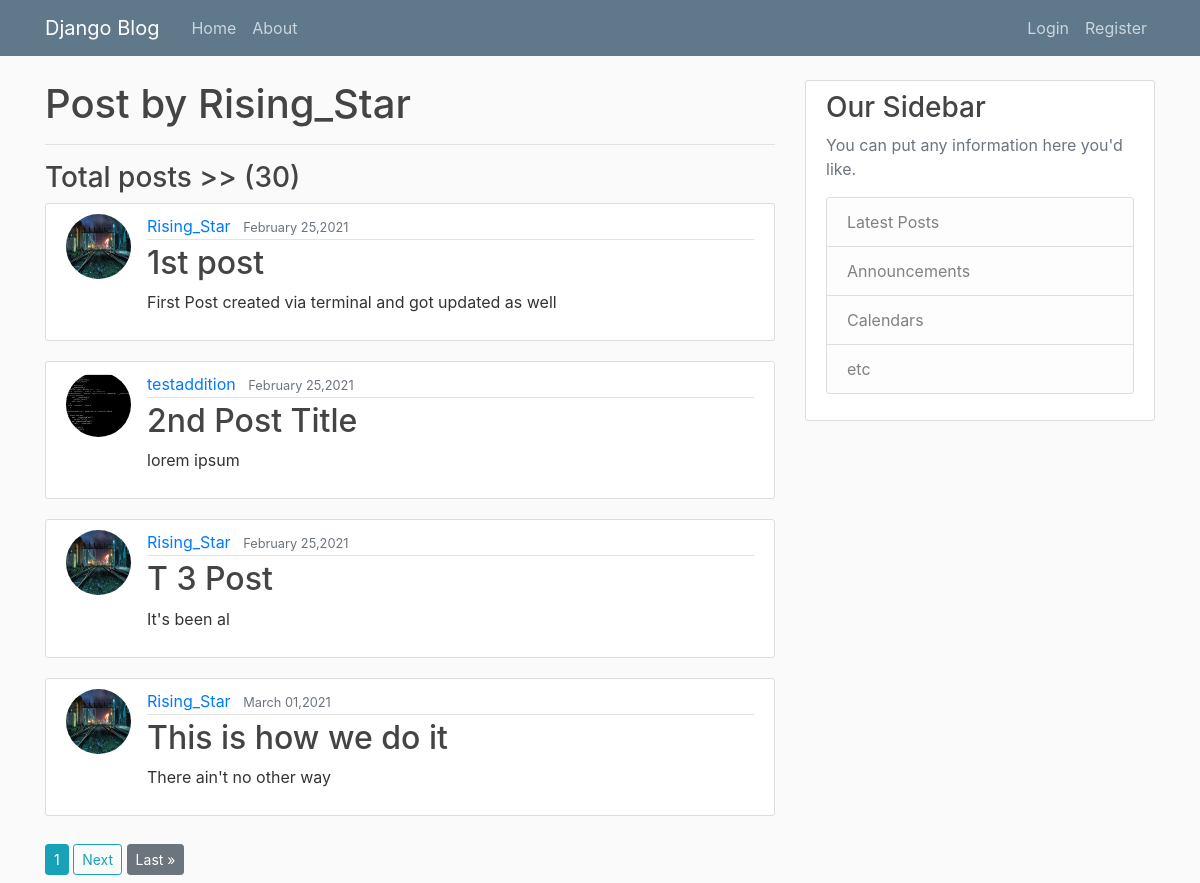
The app's page /user/Rising_Star with its own data.
### blog/models.py (models this page shows, shortened)
class Post(models.Model):
	title = models.CharField(max_length = 100)
	content = models.TextField()
	date_posted = models.DateTimeField(default=timezone.now)
	author = models.ForeignKey(User, on_delete = models.CASCADE)

### users/models.py (models this page shows, shortened)
class Profile(models.Model):
	user = models.OneToOneField(User, on_delete = models.CASCADE)
	""" if the user is deleted, the profile will also get deleted.
	If we delete the profile it won't delete the user """
	image = models.ImageField(default = "default.jpg", upload_to = "profile_pics")

### blog/views.py (the view, shortened to what this page needs)
# urls.py: path("user/<str:username>", UserPostListView.as_view(), name='user-posts'),
class UserPostListView(ListView):
    model = Post
    template_name = "blog/user_posts.html"
    context_object_name = "posts"
    paginate_by = 4

### blog/templates/blog/user_posts.html (shortened to what this page needs)
{% extends "blog/base.html"	%}
{% block content %}
  <h1>Post by {{ view.kwargs.username }}</h1>
  <hr>
  <h3>Total posts >> ({{ page_obj.paginator.count}})</h3>
	{% for post in posts %}
<article class="media content-section">
  <img class="rounded-circle article-img" name="dp" src="{{ post.author.profile.image.url }}">
  <div class="media-body">
    <div class="article-metadata">
      <a class="mr-2" href="{% url 'user-posts' post.author.username %}">{{ post.author }}</a>
      <small class="text-muted">{{ post.date_posted|date:"F d,Y" }}</small>
    </div>
    <h2><a class="article-title" href="{% url 'post-detail' post.id %}">{{ post.title }}</a></h2>
    <p class="article-content">{{ post.content }}</p>
  </div>
</article>
	{% endfor %}
  <div class="pagination">
    <span class="step-links">
        {% if is_paginated %}
            {% for num in page_obj.paginator.page_range %}
                {% if page_obj.number == num %}
                  <a class="btn btn-info btn-sm mt-2 mb-2" href="?page={{ num }}">{{ num }}</a>
                {% elif num > page_obj.num|add:'-3' and num < page_obj.num|add:'3' %}
                  <a class="btn btn-secondary btn-outline btn-sm mt-2 mb-2" href="?page={{ num }}">{{ num }}</a>
              {% endif %}
            {% endfor%}
            {% if page_obj.has_next %}
              <a class="btn btn-outline-info btn-sm mt-2 mb-2" href="?page={{ page_obj.next_page_number }}">Next</a>
              <a class="btn btn-secondary btn-sm mt-2 mb-2" href="?page={{ page_obj.paginator.num_pages }}" >Last &raquo;</a>
            {% endif %}
        {% endif %}
    </span>
  </div>
{% endblock content %}

### blog/static/blog/main.css (style rules this page uses)
body { background: #fafafa; color: #333333; margin-top: 5rem; }
h1, h2, h3, h4, h5, h6 { color: #444444; }
.content-section { background: #ffffff; padding: 10px 20px; border: 1px solid #dddddd; border-radius: 3px; margin-bottom: 20px; }
.article-title { color: #444444; }
.article-content { white-space: pre-line; }
.article-img { height: 65px; width: 65px; margin-right: 16px; }
.article-metadata { padding-bottom: 1px; margin-bottom: 4px; border-bottom: 1px solid #e3e3e3 }

### records on screen
Post: author.profile.image (picture), author "Rising_Star", date_posted "February 25,2021", title "1st post", content "First Post created via terminal and got updated as well"
Post: author.profile.image (picture), author "testaddition", date_posted "February 25,2021", title "2nd Post Title", content "lorem ipsum"
Post: author.profile.image (picture), author "Rising_Star", date_posted "February 25,2021", title "T 3 Post", content "It's been al"
Post: author.profile.image (picture), author "Rising_Star", date_posted "March 01,2021", title "This is how we do it", content "There ain't no other way"

### other values on screen
{{ view.kwargs.username }} "Rising_Star"
{{ page_obj.paginator.count }} "30"
{{ num }} "1"
